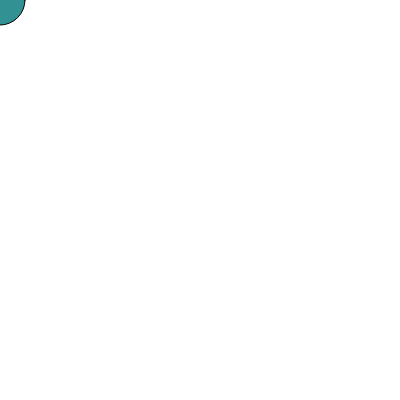
Frame 1 (no input)
Frame 60 (no input): identical to frame 1, image omitted
Frame 120 (the mouse pressed at the canvas centre since frame 60): blank canvas, image omitted

The p5.js sketch that drew this single still picture (run headless with seeded random() and noise() and a simulated clock; from frame 60 on, the mouse is pressed at the canvas centre):

// p5.js sketch
// ── sketch.js
// Hér kemur kóðinn þinn:

function setup() {
  createCanvas(400,400);
  rectMode(CENTER);
}
var litur = 255;
function draw() {
  background(litur);
  if(mouseX < 200 && mouseY < 200){
    fill(50,145,147);
    ellipse(mouseX, mouseY, 50, 50);
  }
  if(mouseX >200 && mouseY < 200){
    fill(238,212,108);
    ellipse(mouseX,mouseY, 50, 50);
  }
  if(mouseX <200 && mouseY > 200){
    fill(235,105,69);
    ellipse(mouseX,mouseY,50, 50);
  }
  if(mouseX >200 && mouseY > 200){
    fill(160,39,108);
    ellipse(mouseX,mouseY, 50, 50);
  }
  if(mouseIsPressed && mouseX <200 && mouseY <200){
    fill(50,145,147);
    rect(mouseX,mouseY,50,50);
  }
  if(mouseIsPressed && mouseX >200 && mouseY < 200){
    fill(238,212,108);
    rect(mouseX,mouseY,50,50);
    }
  if(mouseIsPressed && mouseX <200 && mouseY > 200){
    fill(235,105,69);
    rect(mouseX,mouseY,50,50);
  }
  if(mouseIsPressed && mouseX >200 && mouseY > 200){
    fill(160,39,108);
    rect(mouseX,mouseY,50,50);
  }
}
function keyTyped(){
  if (keyCode === 32){
    litur = 0;
  }
}
function keyReleased(){
  if (litur ===0){
    litur = 255;
  }
}
